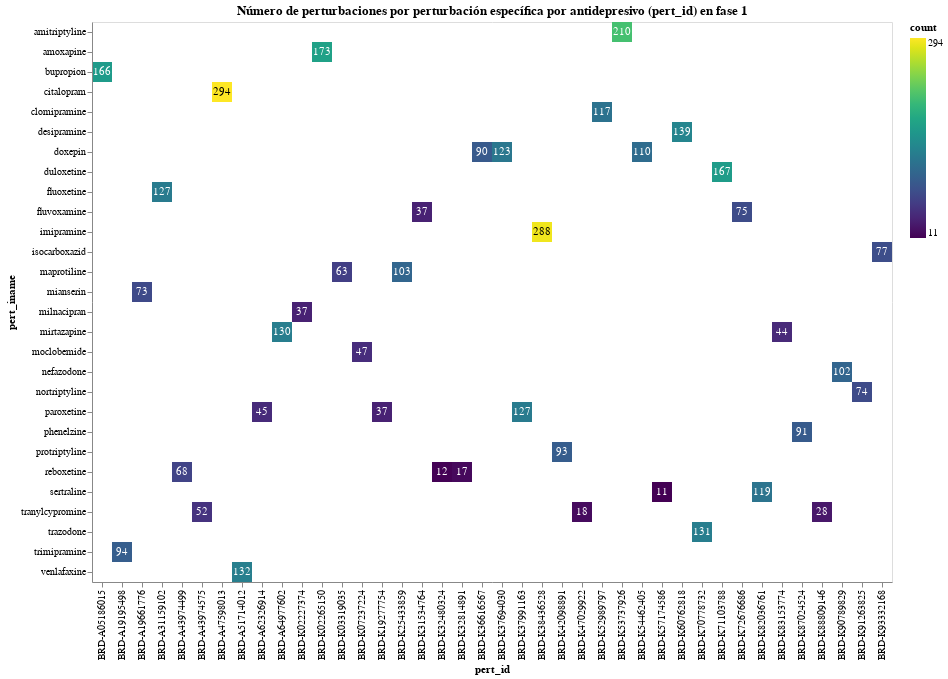

The notebook cell this image was saved under:
### Code cell
base = alt.Chart(num_pert_id_phase1).encode(
    alt.X('pert_id:O'),
    alt.Y('pert_iname:O'),
)

heatmap = base.mark_rect().encode(
    alt.Color('count:Q', scale=alt.Scale(scheme='viridis')),
    tooltip=['pert_id:N', 'pert_iname:N', 'count:Q']
).properties(
    title='Número de perturbaciones por perturbación específica por antidepresivo (pert_id) en fase 1',
) 

text = base.mark_text(baseline='middle').encode(
    text='count:Q',
    color=alt.condition(
        alt.datum.count > 250,
        alt.value('black'),
        alt.value('white')
    )
)

heatmap + text

### Figure 1 — Vega-Lite specification as saved in the notebook (floating-point values rounded to 4 significant figures)
{"config": {"view": {"continuousWidth": 400, "continuousHeight": 300}}, "layer": [{"mark": "rect", "encoding": {"color": {"field": "count", "scale": {"scheme": "viridis"}, "type": "quantitative"}, "tooltip": [{"field": "pert_id", "type": "nominal"}, {"field": "pert_iname", "type": "nominal"}, {"field": "count", "type": "quantitative"}], "x": {"field": "pert_id", "type": "ordinal"}, "y": {"field": "pert_iname", "type": "ordinal"}}, "title": "Número de perturbaciones por perturbación específica por antidepresivo (pert_id) en fase 1"}, {"mark": {"type": "text", "baseline": "middle"}, "encoding": {"color": {"condition": {"value": "black", "test": "(datum.count > 250)"}, "value": "white"}, "text": {"field": "count", "type": "quantitative"}, "x": {"field": "pert_id", "type": "ordinal"}, "y": {"field": "pert_iname", "type": "ordinal"}}}], "data": {"name": "data-f688c84cca8e38dffa98a90674467b3b"}, "$schema": "https://vega.github.io/schema/vega-lite/v4.17.0.json", "datasets": {"data-f688c84cca8e38dffa98a90674467b3b": [{"pert_iname": "amitriptyline", "pert_id": "BRD-K53737926", "count": 210}, {"pert_iname": "amoxapine", "pert_id": "BRD-K02265150", "count": 173}, {"pert_iname": "bupropion", "pert_id": "BRD-A05186015", "count": 166}, {"pert_iname": "citalopram", "pert_id": "BRD-A47598013", "count": 294}, {"pert_iname": "clomipramine", "pert_id": "BRD-K52989797", "count": 117}, {"pert_iname": "desipramine", "pert_id": "BRD-K60762818", "count": 139}, {"pert_iname": "doxepin", "pert_id": "BRD-K36616567", "count": 90}, {"pert_iname": "doxepin", "pert_id": "BRD-K37694030", "count": 123}, {"pert_iname": "doxepin", "pert_id": "BRD-K54462405", "count": 110}, {"pert_iname": "duloxetine", "pert_id": "BRD-K71103788", "count": 167}, {"pert_iname": "fluoxetine", "pert_id": "BRD-A31159102", "count": 127}, {"pert_iname": "fluvoxamine", "pert_id": "BRD-K31534764", "count": 37}, {"pert_iname": "fluvoxamine", "pert_id": "BRD-K72676686", "count": 75}, {"pert_iname": "imipramine", "pert_id": "BRD-K38436528", "count": 288}, {"pert_iname": "isocarboxazid", "pert_id": "BRD-K93332168", "count": 77}, {"pert_iname": "maprotiline", "pert_id": "BRD-K03319035", "count": 63}, {"pert_iname": "maprotiline", "pert_id": "BRD-K25433859", "count": 103}, {"pert_iname": "mianserin", "pert_id": "BRD-A19661776", "count": 73}, {"pert_iname": "milnacipran", "pert_id": "BRD-K02227374", "count": 37}, {"pert_iname": "mirtazapine", "pert_id": "BRD-A64977602", "count": 130}, {"pert_iname": "mirtazapine", "pert_id": "BRD-K83153774", "count": 44}, {"pert_iname": "moclobemide", "pert_id": "BRD-K07237224", "count": 47}, {"pert_iname": "nefazodone", "pert_id": "BRD-K90789829", "count": 102}, {"pert_iname": "nortriptyline", "pert_id": "BRD-K91263825", "count": 74}, {"pert_iname": "paroxetine", "pert_id": "BRD-A62326914", "count": 45}, {"pert_iname": "paroxetine", "pert_id": "BRD-K19277754", "count": 37}, {"pert_iname": "paroxetine", "pert_id": "BRD-K37991163", "count": 127}, {"pert_iname": "phenelzine", "pert_id": "BRD-K87024524", "count": 91}, {"pert_iname": "protriptyline", "pert_id": "BRD-K42098891", "count": 93}, {"pert_iname": "reboxetine", "pert_id": "BRD-A43974499", "count": 68}, {"pert_iname": "reboxetine", "pert_id": "BRD-K32480324", "count": 12}, {"pert_iname": "reboxetine", "pert_id": "BRD-K32814891", "count": 17}, {"pert_iname": "sertraline", "pert_id": "BRD-K57174586", "count": 11}, {"pert_iname": "sertraline", "pert_id": "BRD-K82036761", "count": 119}, {"pert_iname": "tranylcypromine", "pert_id": "BRD-A43974575", "count": 52}, {"pert_iname": "tranylcypromine", "pert_id": "BRD-K47029922", "count": 18}, {"pert_iname": "tranylcypromine", "pert_id": "BRD-K88809146", "count": 28}, {"pert_iname": "trazodone", "pert_id": "BRD-K70778732", "count": 131}, {"pert_iname": "trimipramine", "pert_id": "BRD-A19195498", "count": 94}, {"pert_iname": "venlafaxine", "pert_id": "BRD-A51714012", "count": 132}]}}
